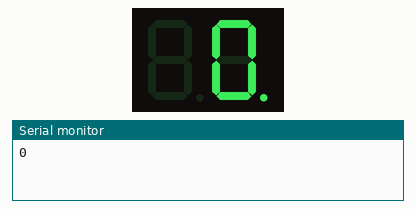
Recording of a program running on a simulated Arduino Uno, built with avr-gcc and run on an emulated ATmega328P. Shown: 2-digit seven-segment display, the last lines printed to the serial monitor. Wiring (from diagram.json): 2-digit 7-segment display, segments lit when LOW: segments pin 2, pin 3, pin 4, pin 5, pin 6, pin 7, pin 8, pin 9; digit selects pin 11, pin 10. The segment pins are drawn as the display they are named for.

Above: at 0.2 s.
At 5.2 s:
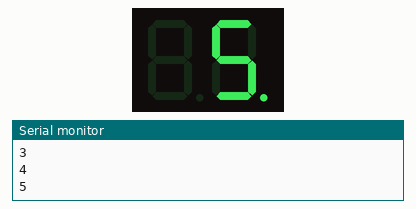
At 11.2 s:
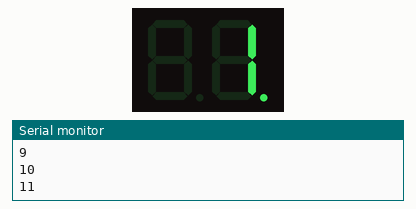
At 19.3 s:
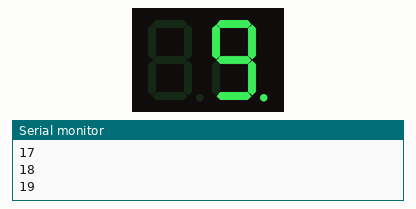
At 28.4 s:
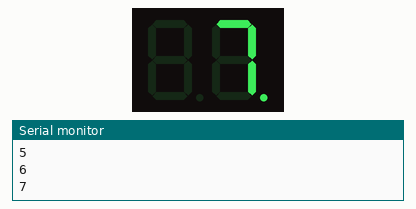
At 37.5 s:
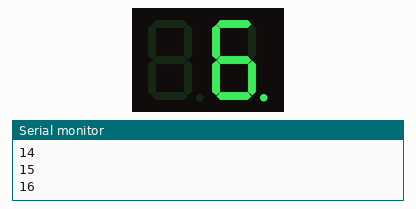

The program:

main.cpp
```cpp
#include <Arduino.h>

int x;
int s1, s2;

int a = 2, b = 3, c = 4, d = 5, e = 6, f = 7, g = 8, dp = 9;
int digit1 = 11, digit2 = 10;

void lightNumber(int numberToDisplay) {
    switch (numberToDisplay) {
        case 0: digitalWrite(a, LOW); digitalWrite(b, LOW); digitalWrite(c, LOW); digitalWrite(d, LOW);
                digitalWrite(e, LOW); digitalWrite(f, LOW); digitalWrite(g, HIGH); break;
        case 1: digitalWrite(a, HIGH); digitalWrite(b, LOW); digitalWrite(c, LOW); digitalWrite(d, HIGH);
                digitalWrite(e, HIGH); digitalWrite(f, HIGH); digitalWrite(g, HIGH); break;
        case 2: digitalWrite(a, LOW); digitalWrite(b, LOW); digitalWrite(c, HIGH); digitalWrite(d, LOW);
                digitalWrite(e, LOW); digitalWrite(f, HIGH); digitalWrite(g, LOW); break;
        case 3: digitalWrite(a, LOW); digitalWrite(b, LOW); digitalWrite(c, LOW); digitalWrite(d, LOW);
                digitalWrite(e, HIGH); digitalWrite(f, HIGH); digitalWrite(g, LOW); break;
        case 4: digitalWrite(a, HIGH); digitalWrite(b, LOW); digitalWrite(c, LOW); digitalWrite(d, HIGH);
                digitalWrite(e, HIGH); digitalWrite(f, LOW); digitalWrite(g, LOW); break;
        case 5: digitalWrite(a, LOW); digitalWrite(b, HIGH); digitalWrite(c, LOW); digitalWrite(d, LOW);
                digitalWrite(e, HIGH); digitalWrite(f, LOW); digitalWrite(g, LOW); break;
        case 6: digitalWrite(a, LOW); digitalWrite(b, HIGH); digitalWrite(c, LOW); digitalWrite(d, LOW);
                digitalWrite(e, LOW); digitalWrite(f, LOW); digitalWrite(g, LOW); break;
        case 7: digitalWrite(a, LOW); digitalWrite(b, LOW); digitalWrite(c, LOW); digitalWrite(d, HIGH);
                digitalWrite(e, HIGH); digitalWrite(f, HIGH); digitalWrite(g, HIGH); break;
        case 8: digitalWrite(a, LOW); digitalWrite(b, LOW); digitalWrite(c, LOW); digitalWrite(d, LOW);
                digitalWrite(e, LOW); digitalWrite(f, LOW); digitalWrite(g, LOW); break;
        case 9: digitalWrite(a, LOW); digitalWrite(b, LOW); digitalWrite(c, LOW); digitalWrite(d, LOW);
                digitalWrite(e, HIGH); digitalWrite(f, LOW); digitalWrite(g, LOW); break;
    }
}

void setup() {
    pinMode(a, OUTPUT); pinMode(b, OUTPUT); pinMode(c, OUTPUT);
    pinMode(d, OUTPUT); pinMode(e, OUTPUT); pinMode(f, OUTPUT);
    pinMode(g, OUTPUT); pinMode(dp, OUTPUT);
    pinMode(digit1, OUTPUT); pinMode(digit2, OUTPUT);
    Serial.begin(9600);
}

void loop() {
    for (int i = 0; i <= 20; i++) {
        s1 = i / 10; // Chữ số hàng chục
        s2 = i % 10; // Chữ số hàng đơn vị

        lightNumber(s1);
        digitalWrite(digit1, HIGH);
        digitalWrite(digit2, LOW);
        delay(5);

        lightNumber(s2);
        digitalWrite(digit1, LOW);
        digitalWrite(digit2, HIGH);
        delay(5);

        Serial.println(i);
        delay(1000);
    }
}
```

Measured:
- what the display in image 0 shows lasts 0.9 s, from 0.2 s to 1.1 s
- what the display in image 1 shows lasts 1.0 s, from 5.1 s to 6.1 s
